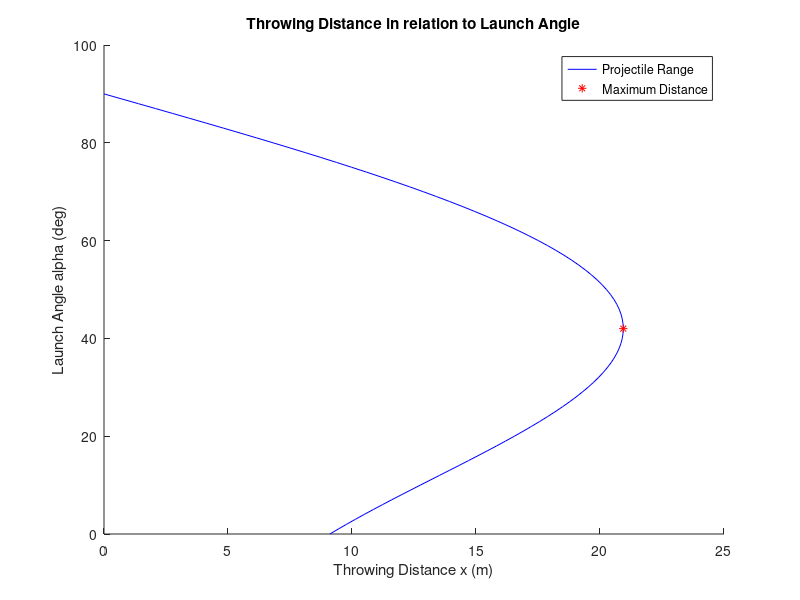
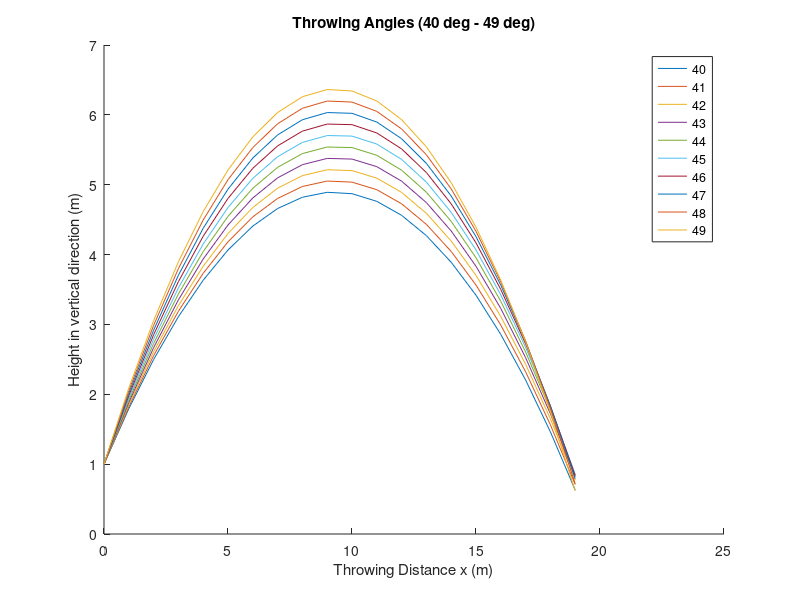

Source code (MATLAB) for these figures, in order:
fprintf('Data evaluation: Shot Put\n\n');

%Declare the variables

% h: Height of where the ball was thrown
% g: Gravitational constant

h = 2.2; 
g = 9.81;

%Visualize the constants
fprintf('Ball thrown from a height of: %.1f m \n', h); 
fprintf('Gravitational constant: %.2f m/s^2 \n\n', g); 
 
v1 = 13.4; 
v2 = 13.7; 
v3 = 13.5;
v4 = 13.8;
v0 = mean([v1 v2 v3 v4]); 

%Visualize the provided data 
fprintf('Velocity from each throw: \n');
fprintf('First throw: %.1f m/s \n', v1); 
fprintf('Second throw: %.1f m/s \n', v2); 
fprintf('Third throw: %.1f m/s \n', v3); 
fprintf('fourth throw: %.1f m/s \n', v4); 
fprintf('Mean value: %.1f m/s \n', v0); 

%Calculate the throwing distance of the ball in relation to angle 'alpha'
%Since alpha is a vector, define it as such

alpha = 0:1:90; %Be aware that MATLAB begins at 1 instead of 0

alpha_lenght = length(alpha); 
x = zeros(1, alpha_lenght); %Preallocate 'x' to improve performance during iteration

for i = 1:alpha_lenght
    alpha_rad = deg2rad(alpha(i)); %Convert from degrees to radians
    vx0 = v0*cos(alpha_rad); %Calculate x-component of initial velocity
    vy0 = v0*sin(alpha_rad); %Calculate y-component of initial velocity

    %For throwing distance x
    x(i) = (vx0/g) * (vy0 + sqrt(vy0*vy0 + 2*g*h)); 
    
end

%Plot the results for each velocity value

figure(1); 
hold on; 
xlabel('Throwing Distance x (m)'); %x-axis label
ylabel('Launch Angle alpha (deg)'); %y-axis label 
q1 = plot(x, alpha, 'b-'); %x-axis for throwing distance 'x' and y-axis for launch angle 'alpha'

%Calculate the maximum angle for when the maximum distance is reached
%Be aware of the synthax. 
[max_val, max_ind] = max(x); %Use 'max' function to find the maximum value on the vector 
x_max = x(max_ind); 
alpha_max = alpha(max_ind); 
q2 = plot(x_max, alpha_max, 'r*'); 

legend([q1,q2], {'Projectile Range', 'Maximum Distance'}); 
title('Throwing Distance in relation to Launch Angle'); 

%Plot the throwing height y. Focus on angles {40,...,49}
%Redefine initial height to h = 1 m as required by the exercise

h_5 = 1; 
x_5 = 0:1:25; 
angles = 40:49; 

figure(2); %Plot the throwing distance in relation to launch angle
hold on; 
xlabel('Throwing Distance x (m)'); %x-axis label
ylabel('Height in vertical direction (m)'); %y-axis label 
title('Throwing Angles (40 deg - 49 deg)'); 
colors = lines(length(angles)); 

%Use NaN in order to avoid plotting y < 0 that are below ground
for i = 1:length(angles)
    alpha_i = angles(i); 
    y_i = -g * x_5.^2 / (2 * (v0 * cosd(alpha_i))^2) + x_5 * tand(alpha_i) + h_5; 
    y_i(y_i < 0) = NaN; 
    plot(x_5, y_i, 'DisplayName', sprintf('%d', alpha_i), 'Color', colors(i,:)); 
end 
legend('show'); 